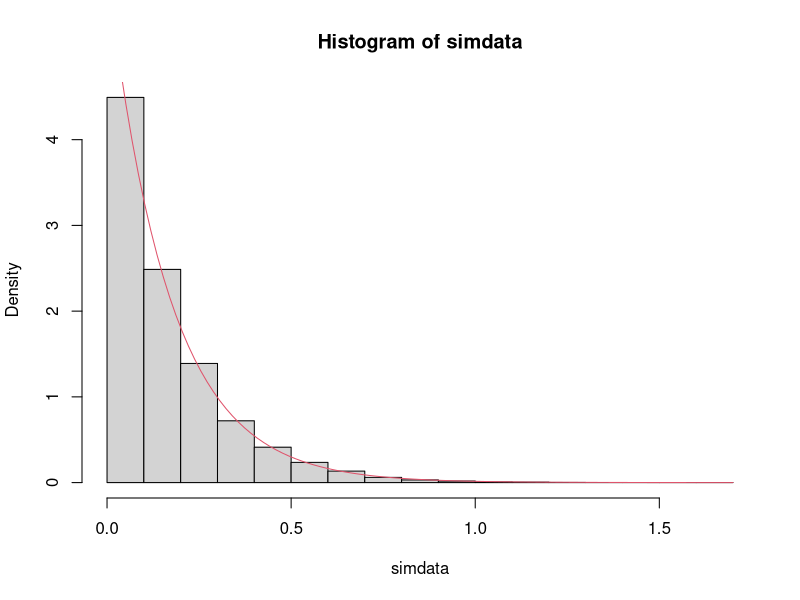
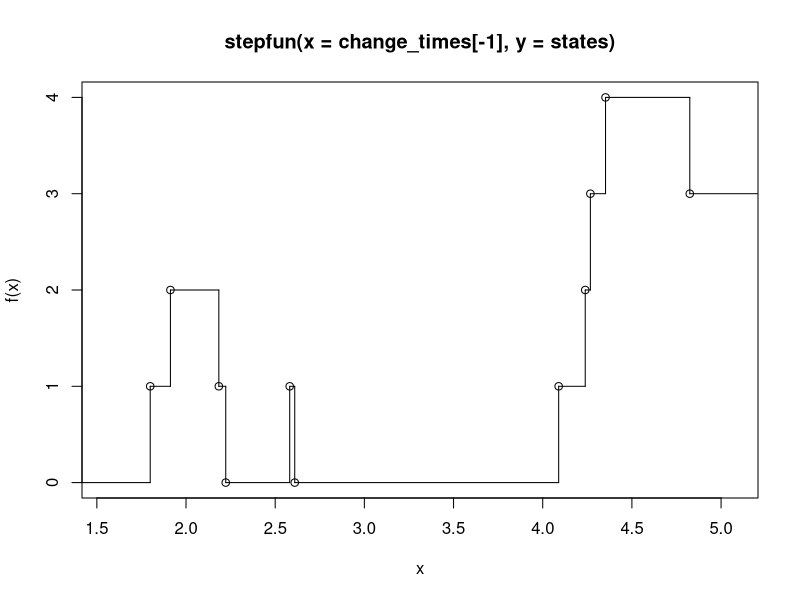
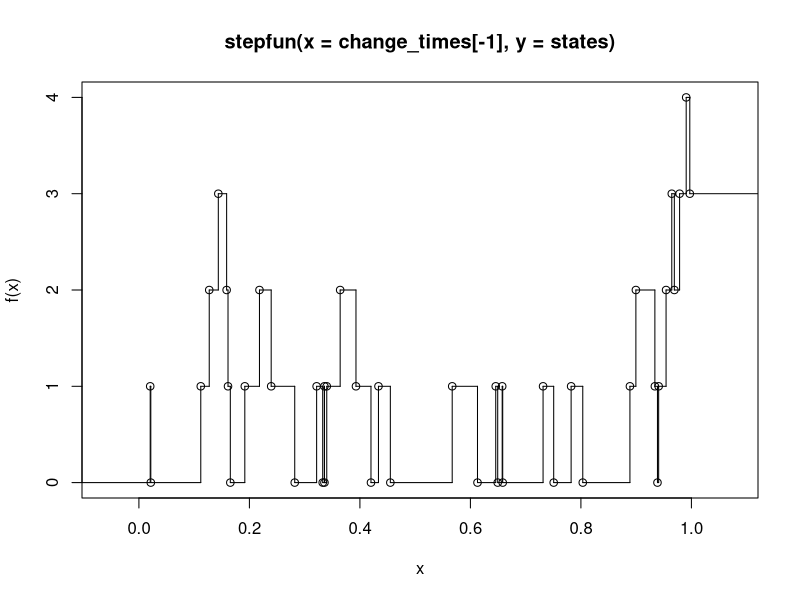

These figures' R source, in order:
## ---- chunk 1
simdata <- replicate(10000, {
  min(rexp(1, 2), rexp(1, 4))
})
hist(simdata, probability = T)
curve(dexp(x, 6), add = T, col = 2)
## ---- chunk 2
current_time <- rexp(1, 2)
change_times <- c(0, current_time)
current_state <- 1
states <- c(0, current_state)
while(current_time < 5) {
  if(current_state == 0) {
    current_time <- current_time + rexp(1, 2)
    current_state <- 1
  } else {
    current_time <- current_time + rexp(1, 3.5)
    current_state <- current_state + sample(c(-1, 1), size = 1, prob = c(1.5, 2))
  }
  if(current_time < 5) {
    change_times <- c(change_times, current_time)
    states <- c(states, current_state)
  }
}
plot(stepfun(x = change_times[-1], y = states))
## ---- chunk 3
birth_rate <- 30
death_rate <- 30
max_time <- 1
current_time <- rexp(1, birth_rate)
change_times <- c(0, current_time)
current_state <- 1
states <- c(0, current_state)
while(current_time < max_time) {
  if(current_state == 0) {
    current_time <- current_time + rexp(1, birth_rate)
    current_state <- 1
  } else {
    current_time <- current_time + rexp(1, birth_rate + death_rate)
    current_state <- current_state + sample(c(-1, 1), size = 1, prob = c(death_rate, birth_rate))
  }
  if(current_time < max_time) {
    change_times <- c(change_times, current_time)
    states <- c(states, current_state)
  }
}
plot(stepfun(x = change_times[-1], y = states))
## ---- chunk 4
set.seed(1) #to get consistent results when re-compiling
birth_rate <- 30
death_rate <- 30
max_time <- 8
sim_data <- replicate(1000, {
  current_time <- rexp(1, birth_rate)
  change_times <- c(0, current_time)
  current_state <- 1
  states <- c(0, current_state)
  while(current_time < max_time) {
    if(current_state == 0) {
      current_time <- current_time + rexp(1, birth_rate)
      current_state <- 1
    } else {
      current_time <- current_time + rexp(1, birth_rate + death_rate)
      current_state <- current_state + sample(c(-1, 1), size = 1, prob = c(death_rate, birth_rate))
    }
    if(current_time < max_time) {
      change_times <- c(change_times, current_time) #this is inefficient in R - preallocating is better when possible
      states <- c(states, current_state)
    }
  }
  tail(states, 1)
})
## ---- chunk 5
mean(sim_data)
## ---- chunk 6
quantile(sim_data, c(.025, .975))
